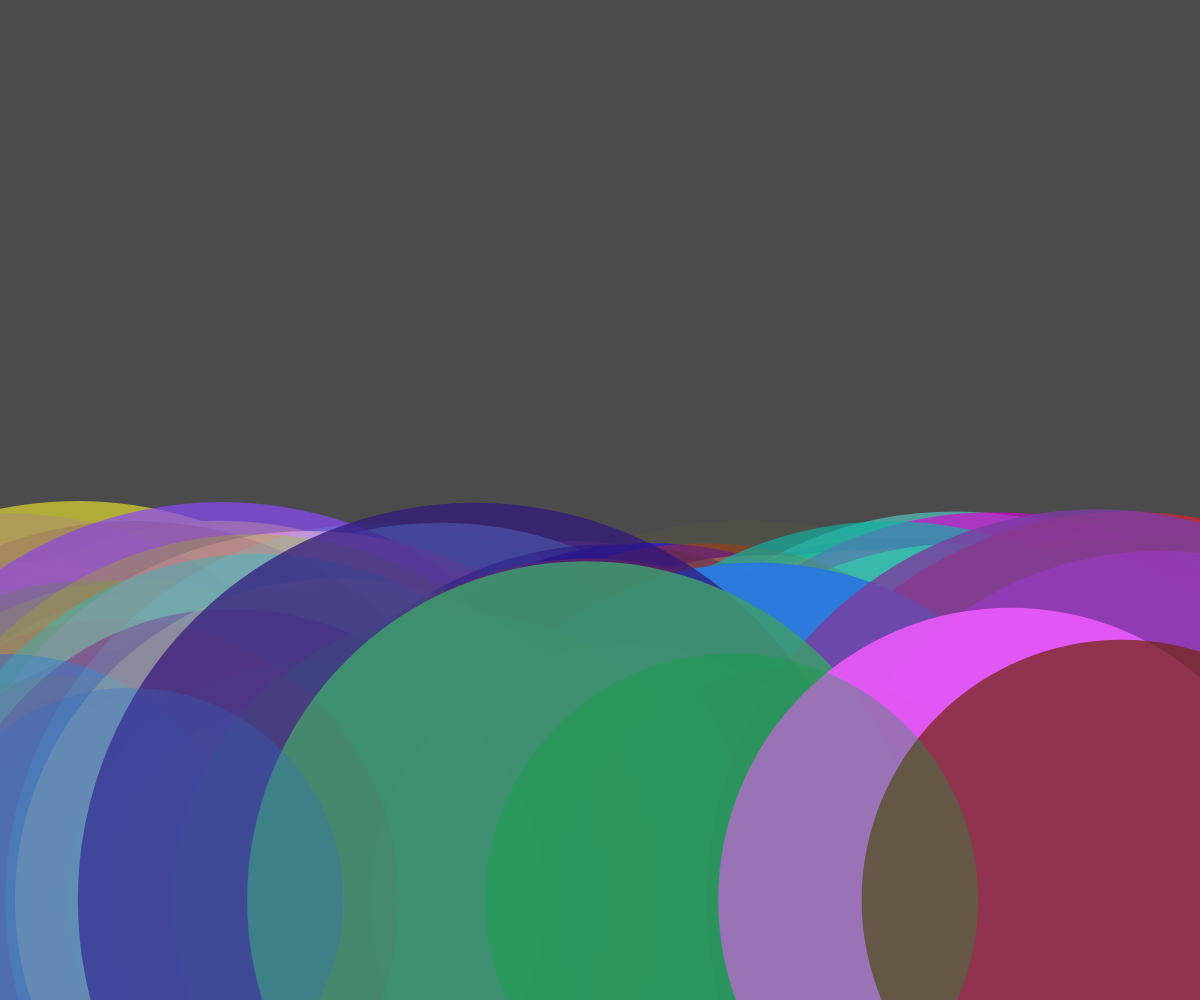
Frame 1 (no input)
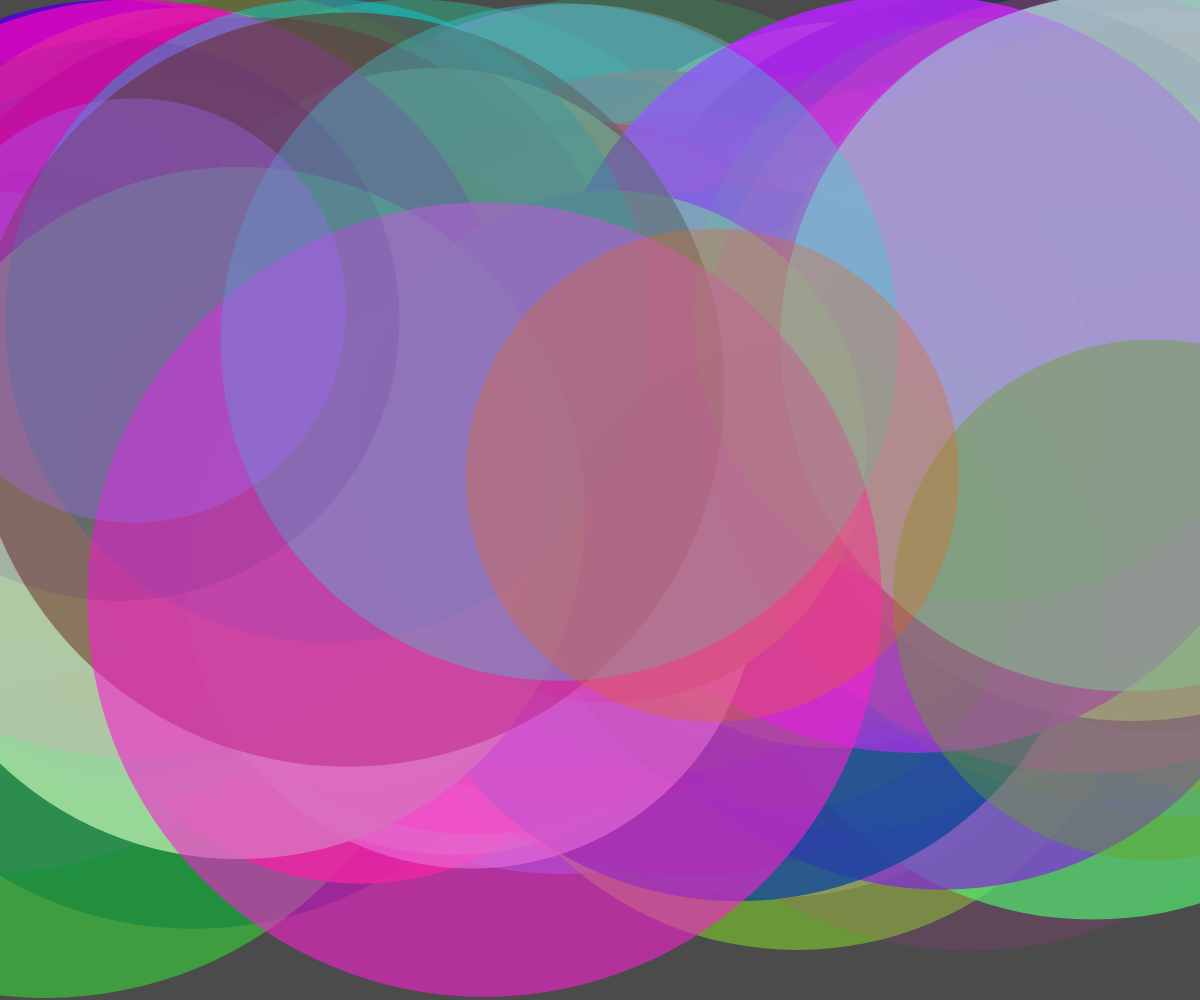
Frame 60 (no input)
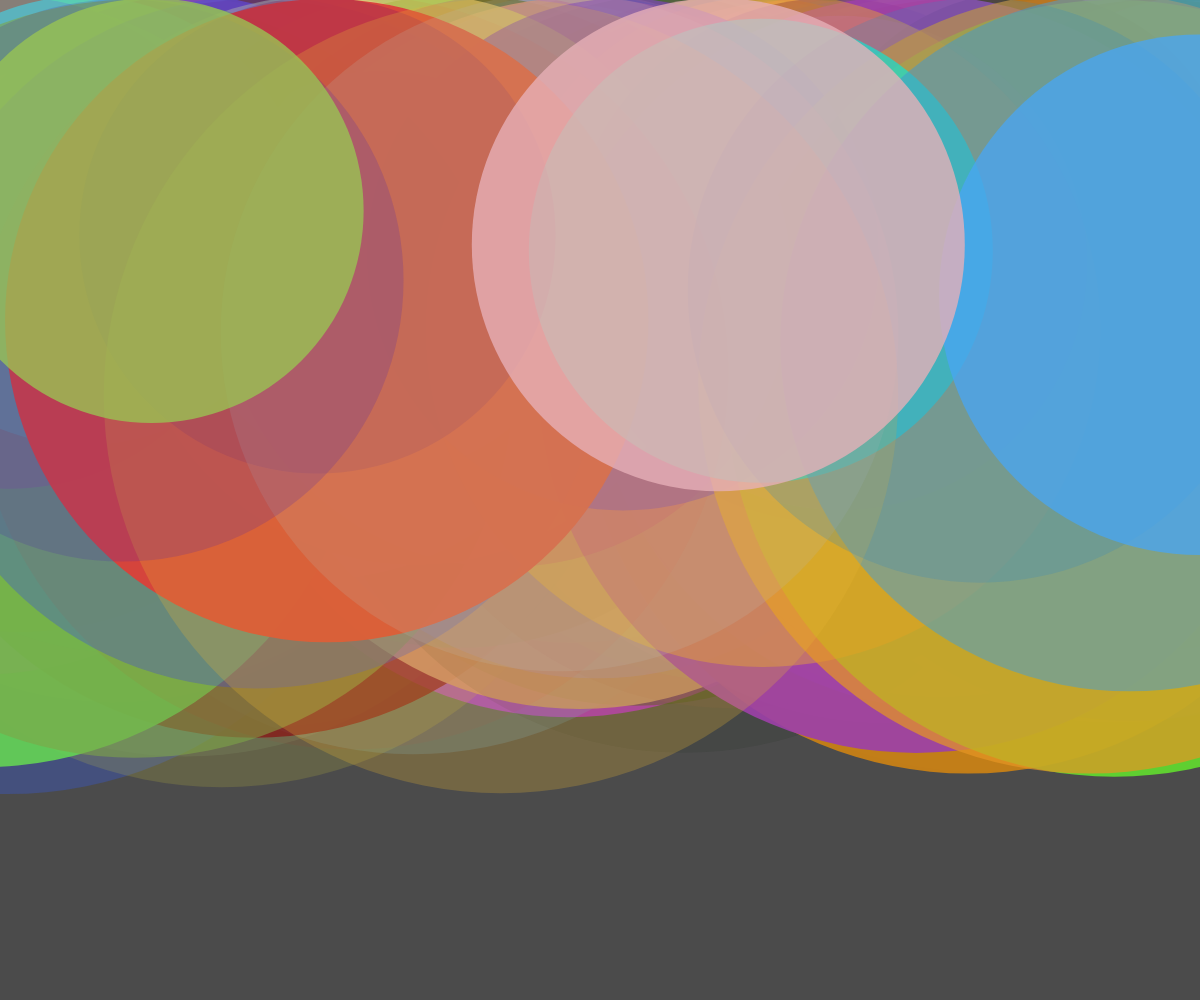
Frame 120 (the mouse pressed at the canvas centre since frame 60)

The p5.js sketch that drew these frames (run headless with seeded random() and noise() and a simulated clock; from frame 60 on, the mouse is pressed at the canvas centre):

// p5.js sketch
// ── sketch.js
// Project Title
// Your Name
// Date
//
// Extra for Experts:
// - describe what you did to take this project "above and beyond"

class Bubble{
  constructor(x, y, dy){
    this.x = x;
    this.y = y;
    this.dy = dy;
    this.radius = random(200, 400)
    this.timer = new timer(1000);
  }

  display(){
    noStroke();
    fill(random(255), random(255), random(255), random(255));
    if (!this.timer.isDone()){
      ellipse(this.x, this.y, this.radius*2);
    }
  }

  bubbleUp(){
    if (this.y >= this.radius){
      this.y += this.dy;
      if (random(100) < 50){
        this.x += random(-10, 10);
      }
    }
    else{
      this.timer.restart();
    }
  }
}

class timer{
  constructor(timeToWait){
    this.timeToWait = timeToWait;
    this.startTime = millis();
    this.endTime = this.startTime + this.timeToWait;
  }

  isDone(){
    return millis >= this.endTime;
  }

  restart(){
    this.startTime = millis();
  }
}

let myBubbble;
let theBubbles = []

function setup() {
  createCanvas(windowWidth, windowHeight);
  for (let i = 0; i < 100; i++){
    myBubbble = new Bubble(random(width), height-100, random(-10, -5));
    theBubbles.push(myBubbble);
  }
}

function draw() {
  background(75);

  for (let i = 0; i < theBubbles.length; i++){
    theBubbles[i].display();
    theBubbles[i].bubbleUp();
  }
}
